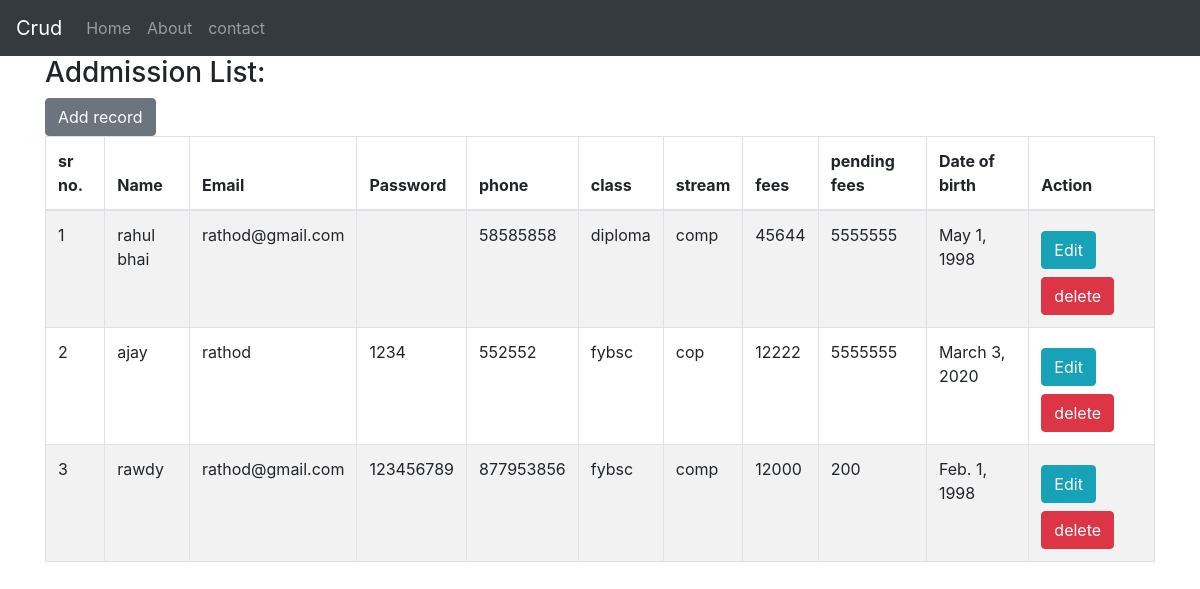
The app's page /index/ with its own data.
### crud/models.py (models this page shows, shortened)
class Addmition(models.Model):
	am_id = models.AutoField(primary_key=True)
	name = models.CharField(max_length=70)
	email = models.CharField(max_length=70, default="")
	password = models.CharField(max_length=70)
	phone = models.CharField(max_length=12)
	wclass = models.CharField(max_length=50)
	stream = models.CharField(max_length=50)
	fees = models.IntegerField()
	pending_fees = models.IntegerField()
	dob = models.DateField()

### crud/views.py (the view)
# urls.py: path('index/', views.index),
def index(request):
	adlist = Addmition.objects.all()
	return render(request, "crud/index.html", {'adlist':adlist})

### crud/templates/crud/index.html
{% extends 'crud/basic.html' %}
{% block body %}
<div class="container">
<h3>Addmission List:</h3>
<a href="/create" class="btn btn-secondary">Add record</a>
<table class="table table-striped table-bordered">
  <thead>
    <tr>
      <th scope="col">sr no.</th>
      <th scope="col">Name</th>
      <th scope="col">Email</th>
      <th scope="col">Password</th>
      <th scope="col">phone</th>
      <th scope="col">class</th>
      <th scope="col">stream</th>
      <th scope="col">fees</th>
      <th scope="col">pending fees</th>
      <th scope="col">Date of birth</th>
      <th scope="col">Action</th>
    </tr>
  </thead>
  <tbody>
    {% for add in adlist %}
    <tr>
    	<td>{{forloop.counter}}</td>
      <td>{{add.name}}</td>
      <td>{{add.email}}</td>
      <td>{{add.password}}</td>
      <td>{{add.phone}}</td>
      <td>{{add.wclass}}</td>
      <td>{{add.stream}}</td>
      <td>{{add.fees}}</td>
      <td>{{add.pending_fees}}</td>
      <td>{{add.dob}}</td>
      <td>
        <a href="/edit/{{add.am_id}}" class="btn btn-info my-2">Edit</a>
        <a href="/delete/{{add.am_id}}" class="btn btn-danger">delete</a>
      </td>
    </tr>
    {% endfor %}
  </tbody>
</table>
</div>
{% endblock %}

### crud/templates/crud/basic.html (shortened to what this page needs)
<!doctype html>
<html lang="en">
  <head>
    <link rel="stylesheet" href="https://stackpath.bootstrapcdn.com/bootstrap/4.4.1/css/bootstrap.min.css">
  </head>
  <body>
    {% load static %}
    <nav class="navbar navbar-expand-lg navbar-dark bg-dark">
  <a class="navbar-brand" href="/index/">Crud</a>
  <div class="collapse navbar-collapse" id="navbarSupportedContent">
    <ul class="navbar-nav mr-auto">
      <li class="nav-item">
        <a class="nav-link" href="/index/">Home <span class="sr-only">(current)</span></a>
      </li>
      <li class="nav-item">
        <a class="nav-link" href="/about">About</a>
      </li>
      <li class="nav-item">
        <a class="nav-link " href="#">contact</a>
      </li>
    </ul>
  </div>
</nav>
      {% block body %}{% endblock %}
  </body>
</html>

### records on screen
Addmition: name "rahul bhai", email "rathod@gmail.com", phone "58585858", wclass "diploma", stream "comp", fees "45644", pending_fees "5555555", dob "May 1, 1998"
Addmition: name "ajay", email "rathod", password "1234", phone "552552", wclass "fybsc", stream "cop", fees "12222", pending_fees "5555555", dob "March 3, 2020"
Addmition: name "rawdy", email "rathod@gmail.com", password "123456789", phone "877953856", wclass "fybsc", stream "comp", fees "12000", pending_fees "200", dob "Feb. 1, 1998"
